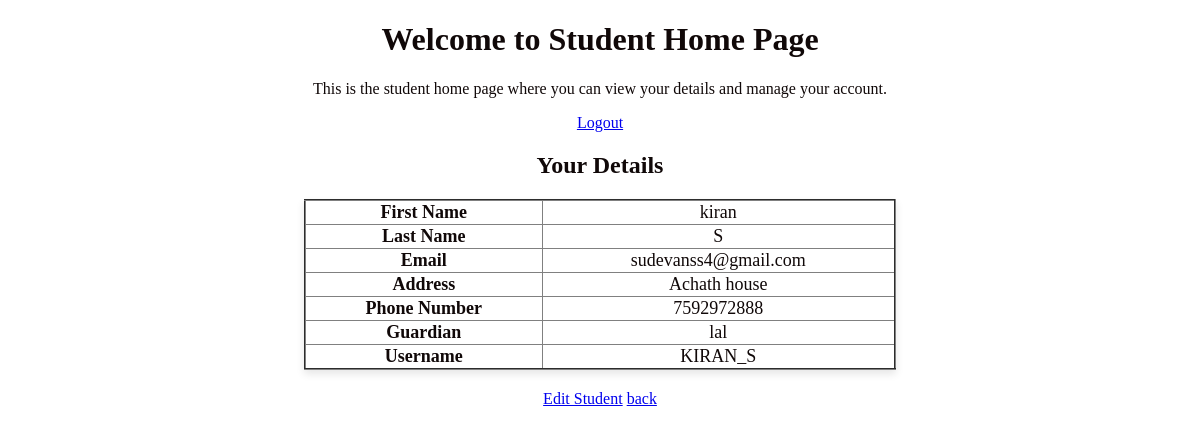
Page /student_h/ (signed in) on the earlier database version.
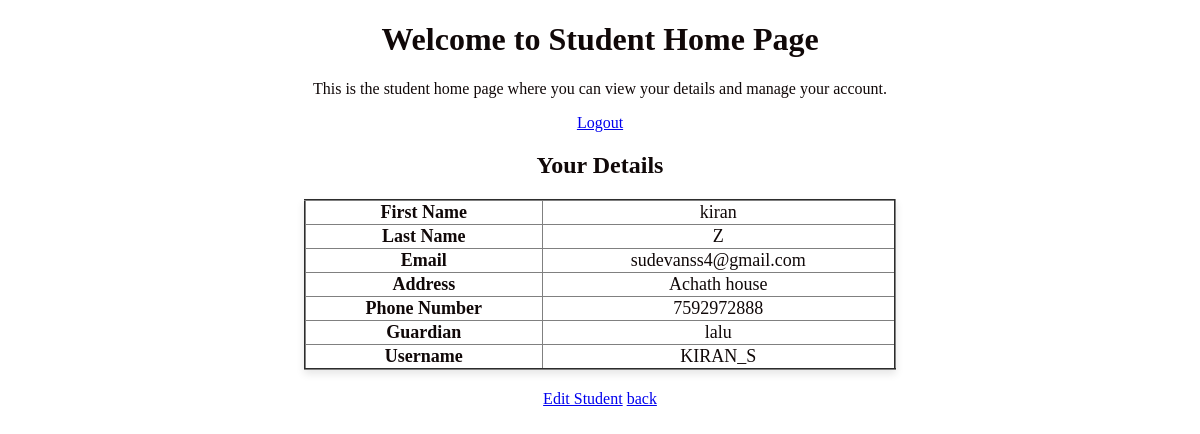
Same page on the later database version.
### myapp/models.py (models this page shows)
class Student(models.Model):
    student_id=models.ForeignKey(User, on_delete=models.CASCADE)
    guardian=models.CharField(max_length=30)

class User(AbstractUser):
    usertype=models.CharField(max_length=50)
    address=models.CharField(max_length=255,null=True)
    phone_number=models.IntegerField(null=True)

### myapp/views.py (the view)
# urls.py: path('student_h/',views.student_h,name='student_h'),
def student_h(request):
    student = get_object_or_404(Student, student_id=request.user)
    if not request.user.usertype != student:
        return HttpResponseForbidden("Access denied. Teachers only.")
    return render(request,'student_h.html',{'student': student})

### myapp/templates/student_h.html (shortened to what this page needs)
<!DOCTYPE html>
<html lang="en">
<head>
</head>
<body>
    <h1>Welcome to Student Home Page</h1>
    <p>This is the student home page where you can view your details and manage your account.</p>
    <a href="{% url 'logout' %}">Logout</a><br>
    <h2>Your Details</h2>
    <table border="2" align="center">
        <tr>
            <th>First Name</th>
            <td>{{ student.student_id.first_name }}</td>
        </tr>
        <tr>
            <th>Last Name</th>
            <td>{{ student.student_id.last_name }}</td>
        </tr>
        <tr>
            <th>Email</th>
            <td>{{ student.student_id.email }}</td>
        </tr>
        <tr>
            <th>Address</th>
            <td>{{ student.student_id.address }}</td>
        </tr>
        <tr>
            <th>Phone Number</th>
            <td>{{ student.student_id.phone_number }}</td>
        </tr>
        <tr>
            <th>Guardian</th>
            <td>{{ student.guardian }}</td>
        </tr>
        <tr>
            <th>Username</th>
            <td>{{ student.student_id.username }}</td>
        </tr>
    </table>
    <a href="{% url 'student_edit_h' student.id %}">Edit Student</a>
    <a href="{% url 'home' %}">back</a><br>
</body>
</html>

Differences in the rows shown:
changed Student "kiran": student_id.last_name "S" → "Z"; guardian "lal" → "lalu"
